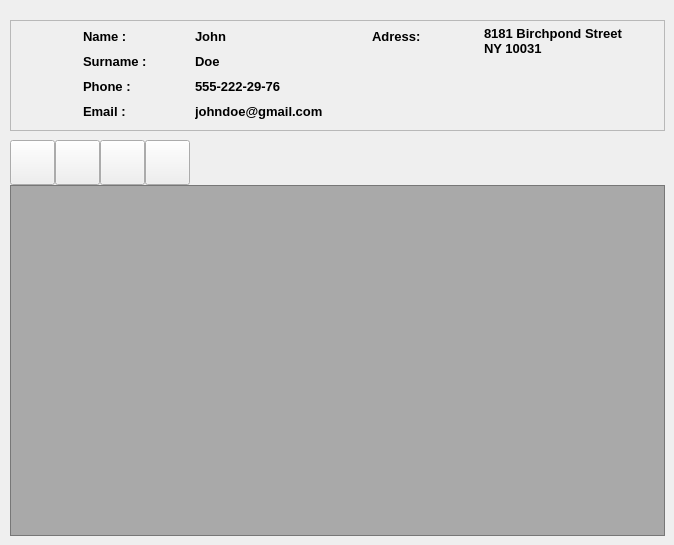
      <widget class="QWidget" name="page_4">
       <widget class="QPushButton" name="pushButton_16">
        <property name="geometry">
         <rect>
          <x>55</x>
          <y>140</y>
          <width>45</width>
          <height>45</height>
         </rect>
        </property>
        <property name="minimumSize">
         <size>
          <width>45</width>
          <height>45</height>
         </size>
        </property>
        <property name="maximumSize">
         <size>
          <width>45</width>
          <height>45</height>
         </size>
        </property>
        <property name="text">
         <string/>
        </property>
        <property name="icon">
         <iconset resource="bookstore.qrc">
          <normaloff>:/Icons/edit.svg</normaloff>:/Icons/edit.svg</iconset>
        </property>
        <property name="iconSize">
         <size>
          <width>40</width>
          <height>40</height>
         </size>
        </property>
       </widget>
       <widget class="QTableView" name="tableView_3">
        <property name="geometry">
         <rect>
          <x>10</x>
          <y>185</y>
          <width>655</width>
          <height>351</height>
         </rect>
        </property>
        <property name="styleSheet">
         <string notr="true">background-color:rgb(0,0,0,75);</string>
        </property>
       </widget>
       <widget class="QFrame" name="frame_6">
        <property name="geometry">
         <rect>
          <x>10</x>
          <y>20</y>
          <width>655</width>
          <height>111</height>
         </rect>
        </property>
        <property name="minimumSize">
         <size>
          <width>140</width>
          <height>20</height>
         </size>
        </property>
        <property name="font">
         <font>
          <weight>75</weight>
          <bold>true</bold>
         </font>
        </property>
        <property name="frameShape">
         <enum>QFrame::StyledPanel</enum>
        </property>
        <property name="frameShadow">
         <enum>QFrame::Raised</enum>
        </property>
        <layout class="QGridLayout" name="gridLayout_2">
         <property name="leftMargin">
          <number>5</number>
         </property>
         <property name="topMargin">
          <number>5</number>
         </property>
         <property name="rightMargin">
          <number>5</number>
         </property>
         <property name="bottomMargin">
          <number>5</number>
         </property>
         <property name="horizontalSpacing">
          <number>2</number>
         </property>
         <property name="verticalSpacing">
          <number>5</number>
         </property>
         <item row="0" column="3">
          <widget class="QLabel" name="label_91">
           <property name="minimumSize">
            <size>
             <width>110</width>
             <height>20</height>
            </size>
           </property>
           <property name="maximumSize">
            <size>
             <width>110</width>
             <height>20</height>
            </size>
           </property>
           <property name="font">
            <font>
             <pointsize>10</pointsize>
             <weight>75</weight>
             <bold>true</bold>
            </font>
           </property>
           <property name="text">
            <string>Adress:</string>
           </property>
           <property name="scaledContents">
            <bool>false</bool>
           </property>
           <property name="wordWrap">
            <bool>false</bool>
           </property>
          </widget>
         </item>
         <item row="2" column="1">
          <widget class="QLabel" name="label_92">
           <property name="minimumSize">
            <size>
             <width>110</width>
             <height>20</height>
            </size>
           </property>
           <property name="maximumSize">
            <size>
             <width>110</width>
             <height>20</height>
            </size>
           </property>
           <property name="font">
            <font>
             <pointsize>10</pointsize>
             <weight>75</weight>
             <bold>true</bold>
            </font>
           </property>
           <property name="text">
            <string>Phone :</string>
           </property>
           <property name="scaledContents">
            <bool>false</bool>
           </property>
           <property name="wordWrap">
            <bool>false</bool>
           </property>
          </widget>
         </item>
         <item row="0" column="1">
          <widget class="QLabel" name="label_93">
           <property name="minimumSize">
            <size>
             <width>110</width>
             <height>20</height>
            </size>
           </property>
           <property name="maximumSize">
            <size>
             <width>110</width>
             <height>20</height>
            </size>
           </property>
           <property name="font">
            <font>
             <pointsize>10</pointsize>
             <weight>75</weight>
             <bold>true</bold>
            </font>
           </property>
           <property name="text">
            <string>Name :</string>
           </property>
           <property name="scaledContents">
            <bool>false</bool>
           </property>
           <property name="wordWrap">
            <bool>false</bool>
           </property>
          </widget>
         </item>
         <item row="3" column="1">
          <widget class="QLabel" name="label_94">
           <property name="minimumSize">
            <size>
             <width>110</width>
             <height>20</height>
            </size>
           </property>
           <property name="maximumSize">
            <size>
             <width>110</width>
             <height>20</height>
            </size>
           </property>
           <property name="font">
            <font>
             <pointsize>10</pointsize>
             <weight>75</weight>
             <bold>true</bold>
            </font>
           </property>
           <property name="text">
            <string>Email :</string>
           </property>
           <property name="scaledContents">
            <bool>false</bool>
           </property>
           <property name="wordWrap">
            <bool>false</bool>
           </property>
          </widget>
         </item>
         <item row="1" column="1">
          <widget class="QLabel" name="label_99">
           <property name="minimumSize">
            <size>
             <width>110</width>
             <height>20</height>
            </size>
           </property>
           <property name="maximumSize">
            <size>
             <width>110</width>
             <height>20</height>
            </size>
           </property>
           <property name="font">
            <font>
             <pointsize>10</pointsize>
             <weight>75</weight>
             <bold>true</bold>
            </font>
           </property>
           <property name="text">
            <string>Surname :</string>
           </property>
           <property name="scaledContents">
            <bool>false</bool>
           </property>
           <property name="wordWrap">
            <bool>false</bool>
           </property>
          </widget>
         </item>
         <item row="0" column="2">
          <widget class="QLabel" name="label_100">
           <property name="minimumSize">
            <size>
             <width>140</width>
             <height>20</height>
            </size>
           </property>
           <property name="font">
            <font>
             <pointsize>10</pointsize>
             <weight>75</weight>
             <bold>true</bold>
            </font>
           </property>
           <property name="text">
            <string>John</string>
           </property>
           <property name="scaledContents">
            <bool>false</bool>
           </property>
           <property name="wordWrap">
            <bool>false</bool>
           </property>
          </widget>
         </item>
         <item row="1" column="2">
          <widget class="QLabel" name="label_102">
           <property name="minimumSize">
            <size>
             <width>140</width>
             <height>20</height>
            </size>
           </property>
           <property name="font">
            <font>
             <pointsize>10</pointsize>
             <weight>75</weight>
             <bold>true</bold>
            </font>
           </property>
           <property name="text">
            <string>Doe</string>
           </property>
           <property name="scaledContents">
            <bool>false</bool>
           </property>
           <property name="wordWrap">
            <bool>false</bool>
           </property>
          </widget>
         </item>
         <item row="2" column="2">
          <widget class="QLabel" name="label_103">
           <property name="minimumSize">
            <size>
             <width>140</width>
             <height>20</height>
            </size>
           </property>
           <property name="font">
            <font>
             <pointsize>10</pointsize>
             <weight>75</weight>
             <bold>true</bold>
            </font>
           </property>
           <property name="text">
            <string>555-222-29-76</string>
           </property>
           <property name="scaledContents">
            <bool>false</bool>
           </property>
           <property name="wordWrap">
            <bool>false</bool>
           </property>
          </widget>
         </item>
         <item row="3" column="2">
          <widget class="QLabel" name="label_104">
           <property name="minimumSize">
            <size>
             <width>140</width>
             <height>20</height>
            </size>
           </property>
           <property name="font">
            <font>
             <pointsize>10</pointsize>
             <weight>75</weight>
             <bold>true</bold>
            </font>
           </property>
           <property name="text">
            <string>johndoe@gmail.com</string>
           </property>
           <property name="scaledContents">
            <bool>false</bool>
           </property>
           <property name="wordWrap">
            <bool>false</bool>
           </property>
          </widget>
         </item>
         <item row="0" column="0" rowspan="4">
          <widget class="QLabel" name="label_97">
           <property name="maximumSize">
            <size>
             <width>65</width>
             <height>16777215</height>
            </size>
           </property>
           <property name="text">
            <string/>
           </property>
           <property name="pixmap">
            <pixmap resource="bookstore.qrc">:/Icons/user.svg</pixmap>
           </property>
           <property name="alignment">
            <set>Qt::AlignCenter</set>
           </property>
          </widget>
         </item>
         <item row="0" column="4" rowspan="4">
          <widget class="QLabel" name="label_101">
           <property name="minimumSize">
            <size>
             <width>140</width>
             <height>20</height>
            </size>
           </property>
           <property name="font">
            <font>
             <pointsize>10</pointsize>
             <weight>75</weight>
             <bold>true</bold>
            </font>
           </property>
           <property name="text">
            <string>&lt;html&gt;&lt;head/&gt;&lt;body&gt;&lt;p&gt;8181 Birchpond Street&lt;br/&gt;NY 10031&lt;/p&gt;&lt;/body&gt;&lt;/html&gt;</string>
           </property>
           <property name="scaledContents">
            <bool>false</bool>
           </property>
           <property name="alignment">
            <set>Qt::AlignLeading|Qt::AlignLeft|Qt::AlignTop</set>
           </property>
           <property name="wordWrap">
            <bool>true</bool>
           </property>
          </widget>
         </item>
        </layout>
       </widget>
       <widget class="QPushButton" name="pushButton_17">
        <property name="geometry">
         <rect>
          <x>10</x>
          <y>140</y>
          <width>45</width>
          <height>45</height>
         </rect>
        </property>
        <property name="minimumSize">
         <size>
          <width>45</width>
          <height>45</height>
         </size>
        </property>
        <property name="maximumSize">
         <size>
          <width>45</width>
          <height>45</height>
         </size>
        </property>
        <property name="text">
         <string/>
        </property>
        <property name="icon">
         <iconset resource="bookstore.qrc">
          <normaloff>:/Icons/plus-square.svg</normaloff>:/Icons/plus-square.svg</iconset>
        </property>
        <property name="iconSize">
         <size>
          <width>40</width>
          <height>40</height>
         </size>
        </property>
       </widget>
       <widget class="QPushButton" name="pushButton_18">
        <property name="geometry">
         <rect>
          <x>100</x>
          <y>140</y>
          <width>45</width>
          <height>45</height>
         </rect>
        </property>
        <property name="minimumSize">
         <size>
          <width>45</width>
          <height>45</height>
         </size>
        </property>
        <property name="maximumSize">
         <size>
          <width>45</width>
          <height>45</height>
         </size>
        </property>
        <property name="text">
         <string/>
        </property>
        <property name="icon">
         <iconset resource="bookstore.qrc">
          <normaloff>:/Icons/save.svg</normaloff>:/Icons/save.svg</iconset>
        </property>
        <property name="iconSize">
         <size>
          <width>40</width>
          <height>40</height>
         </size>
        </property>
       </widget>
       <widget class="QPushButton" name="pushButton_19">
        <property name="geometry">
         <rect>
          <x>145</x>
          <y>140</y>
          <width>45</width>
          <height>45</height>
         </rect>
        </property>
        <property name="minimumSize">
         <size>
          <width>45</width>
          <height>45</height>
         </size>
        </property>
        <property name="maximumSize">
         <size>
          <width>45</width>
          <height>45</height>
         </size>
        </property>
        <property name="text">
         <string/>
        </property>
        <property name="icon">
         <iconset resource="bookstore.qrc">
          <normaloff>:/Icons/minus-square.svg</normaloff>:/Icons/minus-square.svg</iconset>
        </property>
        <property name="iconSize">
         <size>
          <width>40</width>
          <height>40</height>
         </size>
        </property>
       </widget>
      </widget>
